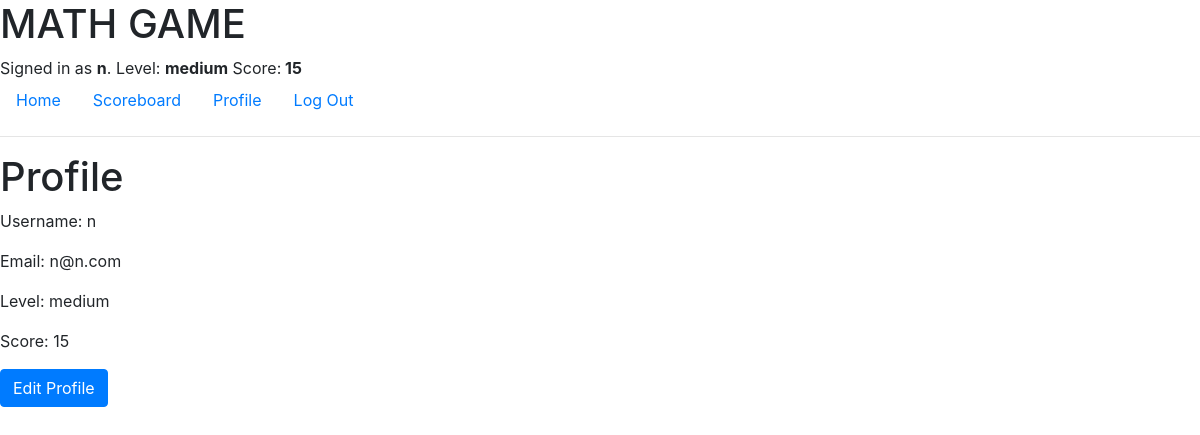
The page /profile/ (signed in) on the database as committed earlier.
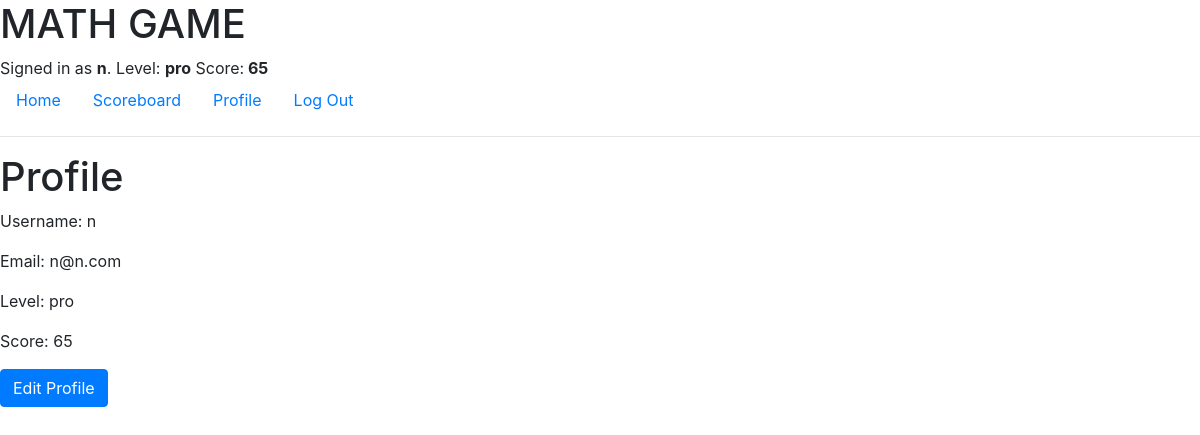
The same page on the database as committed later.
### Math/models.py (models this page shows, shortened)
class User(AbstractUser):
    LEVEL_CHOICES = (
        ('beginner', 'Beginner'),
        ('medium', 'Medium'),
        ('pro', 'Pro'),
    )
    level = models.CharField(max_length=20, choices=LEVEL_CHOICES, default='beginner')
    score = models.IntegerField(default=0)
    groups = models.ManyToManyField('auth.Group', related_name='math_users_groups')
    user_permissions = models.ManyToManyField('auth.Permission', related_name='math_users_permissions')
    first_login = models.BooleanField(default=True)

### Math/views.py (the view)
# urls.py: path('profile/', views.profile, name='profile'),
@login_required
def profile(request):
    user = request.user
    context = {
        'user': user,
        'score': user.score,  # Assuming the user model has a score attribute
    }
    if request.headers.get('X-Requested-With') == 'XMLHttpRequest':
        return JsonResponse({'score': user.score,'level': user.level})
    return render(request, 'profile.html', context)

### Math/templates/profile.html
{% extends "layout.html" %}
{% block body %}
    <h1>Profile</h1>
    <p>Username: {{ user.username }}</p>
    <p>Email: {{ user.email }}</p>
    <p>Level: {{ user.level }}</p>
    <p>Score: {{ user.score }}</p>
   <a href="{% url 'edit_profile' %}" class="btn btn-primary">Edit Profile</a>
{% endblock %}

### Math/templates/layout.html (shortened to what this page needs)
{% load static %}
<!DOCTYPE html>
<html lang="en">
    <head>
        <link rel="stylesheet" href="https://stackpath.bootstrapcdn.com/bootstrap/4.4.1/css/bootstrap.min.css">
    </head>
    <body>
        <h1>MATH GAME</h1>
        <div>
            {% if user.is_authenticated %}
                Signed in as <strong>{{ user.username }}</strong>.
                Level: <strong><span id="user-level">{{ user.level }}</span></strong>
                Score:<strong> <span id="user-score">{{ user.score }}</span></strong>
            {% else %}
                Not signed in.
            {% endif %}
        </div>
        <ul class="nav">
            <li class="nav-item">
                <a class="nav-link" href="{% url 'index' %}">Home</a>
            </li>
        <li class="nav-item">
                <a class="nav-link" href="{% url 'scoreboard' %}">Scoreboard</a>
            </li>
            {% if user.is_authenticated %}
                <li class="nav-item">
                <a class="nav-link" href="{% url 'profile' %}">Profile</a>
                </li>
                <li class="nav-item">
                    <a class="nav-link" href="{% url 'logout' %}">Log Out</a>
                </li>
            {% endif %}
        </ul>
        <hr>
        {% block body %}
        {% endblock %}
    </body>
</html>

Rows that differ between the two databases and show on the page:
changed User "n@n.com": level "medium" → "pro"; score "15" → "65"
